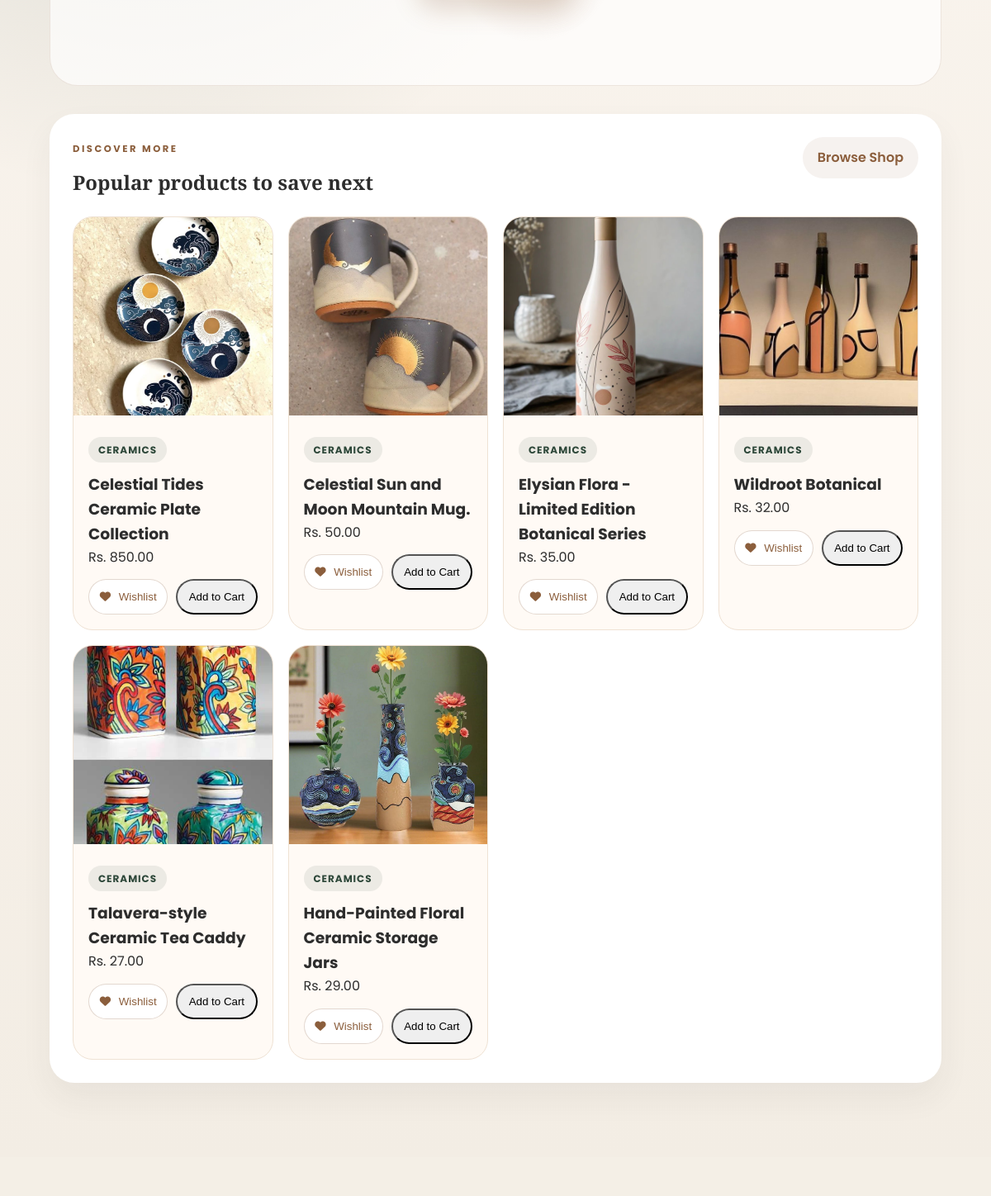
The page /wishlist/ (middle part) on the database as committed earlier.
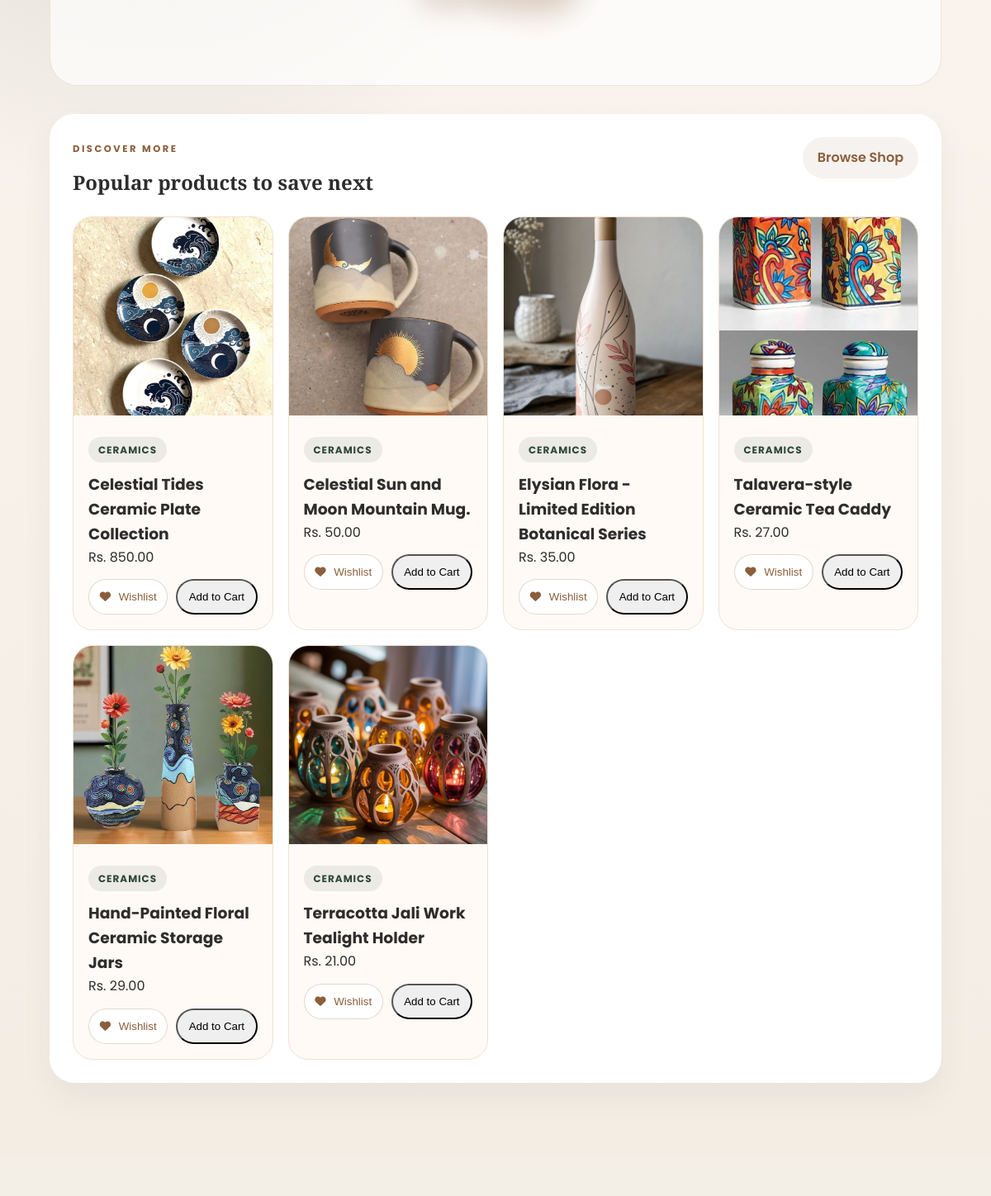
The same page on the database as committed later.
### core/models.py (models this page shows, shortened)
class Product(models.Model):
    category = models.ForeignKey(Category, related_name='products', on_delete=models.CASCADE)
    name = models.CharField(max_length=200)
    slug = models.SlugField(unique=True)
    image = models.ImageField(upload_to='products/')
    description = models.TextField(blank=True)
    price = models.DecimalField(max_digits=10, decimal_places=2)
    stock = models.PositiveIntegerField(default=0)
    available = models.BooleanField(default=True)
    created_at = models.DateTimeField(auto_now_add=True)
    updated_at = models.DateTimeField(auto_now=True)

class Category(models.Model):
    name = models.CharField(max_length=100)
    slug = models.SlugField(unique=True)
    image = models.ImageField(upload_to='categories/', blank=True, null=True)
    class Meta:
        verbose_name_plural = "Categories"

### core/views.py (the view)
# urls.py: path('wishlist/', views.wishlist_page, name='wishlist'),
def wishlist_page(request):
    featured_products = Product.objects.filter(available=True).select_related('category')[:6]
    return render(request, 'wishlist.html', {
        'featured_products': featured_products,
    })

### core/context_processors.py (called while the page is built)
def site_settings(request):
    settings_obj, _ = SiteSetting.objects.get_or_create(id=1)
    return {'site_settings': settings_obj}

### core/templates/wishlist.html (shortened to what this page needs)
{% load static %}
<!DOCTYPE html>
<html lang="en">
<head>
    <link rel="stylesheet" href="https://cdnjs.cloudflare.com/ajax/libs/font-awesome/6.4.0/css/all.min.css">
    <link rel="stylesheet" href="{% static 'styles.css' %}">
</head>
<body>
    <main class="wishlist-site-shell">
        <section class="wishlist-page-stage" id="wishlist-page-root"></section>
        <section class="wishlist-showcase">
            <div class="cart-panel-header">
                <div>
                    <span class="eyebrow">Discover More</span>
                    <h2>Popular products to save next</h2>
                </div>
                <a href="{% url 'shop' %}" class="ghost-link-btn">Browse Shop</a>
            </div>
            <div class="wishlist-showcase-grid">
                {% for product in featured_products %}
                <article class="wishlist-showcase-card">
                    {% if product.image %}
                    <img src="{{ product.image.url }}" alt="{{ product.name }}">
                    {% else %}
                    <img src="{% static 'placeholder.jpg' %}" alt="{{ product.name }}">
                    {% endif %}
                    <div class="wishlist-showcase-body">
                        <span class="wishlist-chip">{{ product.category.name }}</span>
                        <h3>{{ product.name }}</h3>
                        <p>Rs. {{ product.price }}</p>
                        <div class="wishlist-showcase-actions">
                            <button
                                class="wishlist-btn"
                                data-id="{{ product.id }}"
                                data-name="{{ product.name }}"
                                data-price="{{ product.price }}"
                                data-img="{% if product.image %}{{ product.image.url }}{% endif %}"
                            >
                                <i class="fas fa-heart"></i>
                                <span class="wishlist-btn-label" style="margin-left:6px;">Wishlist</span>
                            </button>
                            <button
                                class="add-btn"
                                data-id="{{ product.id }}"
                                data-name="{{ product.name }}"
                                data-price="{{ product.price }}"
                                data-img="{% if product.image %}{{ product.image.url }}{% endif %}"
                            >
                                Add to Cart
                            </button>
                        </div>
                    </div>
                </article>
                {% endfor %}
            </div>
        </section>
    </main>
</body>
</html>

Rows that differ between the two databases and show on the page:
no longer on this page (row edited): Product: image (picture), category.name "CERAMICS", name "Wildroot Botanical", price "32.00"
now on this page (row unchanged): Product: image (picture), category.name "CERAMICS", name "Terracotta Jali Work Tealight Holder", price "21.00"
